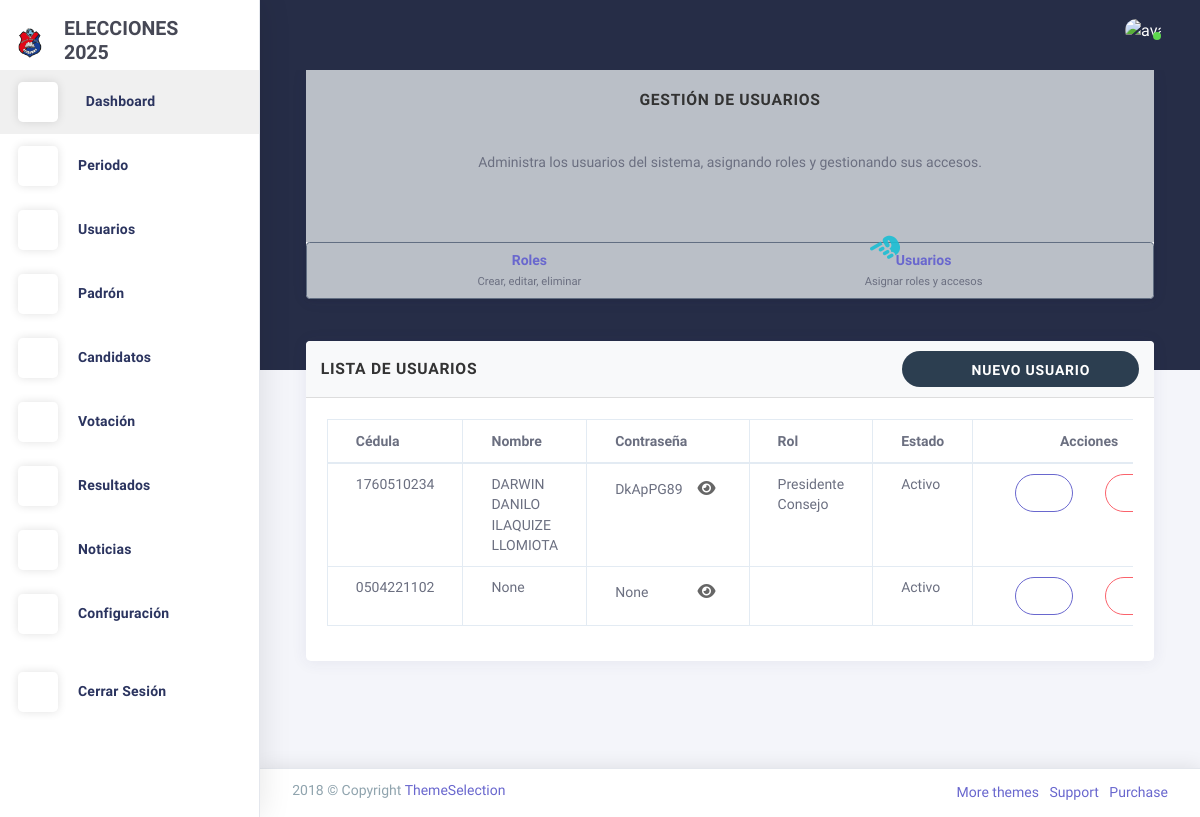
Page /usuarios/agregarUsuario/ on the earlier database version.
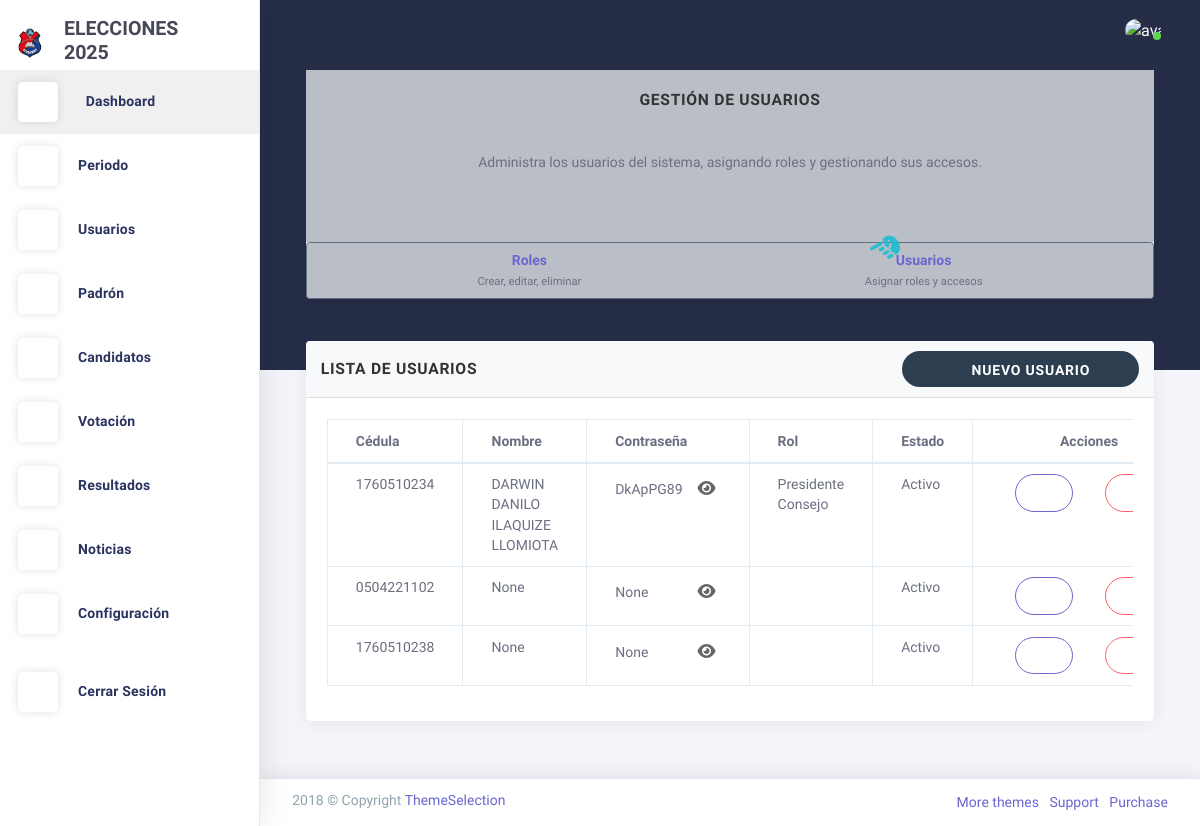
Same page on the later database version.
### Aplicaciones/usuarios/models.py (models this page shows, shortened)
class Usuarios(AbstractUser):
    username = models.CharField('Cédula', max_length=10, unique=True)  # se usa como login
    nombre = models.CharField(max_length=100)
    apellido = models.CharField(max_length=100, blank=True, null=True)
    email = models.EmailField(unique=True)
    id_rol = models.ForeignKey(Roles,  on_delete=models.CASCADE, null=True, blank=True)
    activo = models.BooleanField(default=True)
    imagen = models.ImageField(upload_to='perfil/', blank=True, null=True)
    periodo = models.ForeignKey(Periodo, on_delete=models.SET_NULL, null=True, blank=True)
    plain_password = models.CharField(max_length=128, blank=True, null=True)  # Nuevo campo para contraseña en texto plano
    USERNAME_FIELD = 'username'  # la cédula será usada para login
    REQUIRED_FIELDS = ['email', 'nombre', 'apellido']
    class Meta:
        verbose_name = 'Usuario'
        verbose_name_plural = 'Usuarios'
        db_table = 'usuarios'

class Roles(models.Model):
    nombre_rol = models.CharField(max_length=50, unique=True)
    descripcion = models.TextField(blank=True, null=True)

### Aplicaciones/usuarios/views.py (the view)
# urls.py: path('usuarios/agregarUsuario/', views.agregarUsuario, name='agregarUsuario'),
def agregarUsuario(request):
    roles = Roles.objects.all()
    usuarios = Usuarios.objects.all()  # Obtener todos los usuarios para la tabla
    return render(request, 'usuarios/agregarUsuario.html', {'roles': roles, 'usuarios': usuarios})

### Aplicaciones/configuracion/context_processors.py (called while the page is built)
def logo_config(request):
    return {'logo_config': LogoConfig.objects.first()}

### Aplicaciones/usuarios/templates/usuarios/agregarUsuario.html (shortened to what the changed rows need)
{% extends 'plantilla.html' %}
{% block contenido %}
<section id="listar-usuarios" class="row match-height">
  <div class="col-sm-12">
    <div class="card">
      <div class="card-content">
        <div class="card-body">
          <div class="table-responsive">
            <table class="table table-bordered">
              <thead>
                <tr>
                  <th>Cédula</th>
                  <th>Nombre</th>
                  <th>Contraseña</th>
                  <th>Rol</th>
                  <th>Estado</th>
                  <th class="text-center" style="width: 80px;">Acciones</th>
                </tr>
              </thead>
              <tbody>
                {% for usuario in usuarios %}
                  <tr>
                    <td>{{ usuario.username }}</td>
                    <td>{{ usuario.nombre }} {{ usuario.apellido }}</td>
                    <td>
                      <div class="password-container">
                        <span class="password-text" data-password="{{ usuario.plain_password }}">{{ usuario.plain_password }}</span>
                        <button type="button" class="toggle-password">
                          <i class="fas fa-eye"></i>
                        </button>
                      </div>
                    </td>
                    <td>{{ usuario.id_rol.nombre_rol }}</td>
                    <td>
                      {% if usuario.activo %} Activo {% else %} Desactivado {% endif %}
                    </td>
                    <td class="text-center" style="white-space: nowrap;">
                      <button type="button" class="btn btn-sm btn-outline-primary mx-1"
                              data-toggle="modal"
                              data-target="#editarUsuarioModal{{ usuario.id }}"
                              title="Editar"
                              data-toggle-tooltip="tooltip"
                              data-placement="top">
                        <i class="la la-edit"></i>
                      </button>
                      <button type="button" class="btn btn-sm btn-outline-danger mx-1"
                              data-toggle="modal"
                              data-target="#eliminarUsuarioModal{{ usuario.id }}"
                              title="Eliminar"
                              data-toggle-tooltip="tooltip"
                              data-placement="top">
                        <i class="la la-trash"></i>
                      </button>
                    </td>
                  </tr>
                {% empty %}
                  <tr>
                    <td colspan="6" class="text-center">No hay usuarios registrados.</td>
                  </tr>
                {% endfor %}
              </tbody>
            </table>
          </div>
        </div>
      </div>
    </div>
  </div>
</section>
{% endblock contenido %}

Differences in the rows shown:
added Usuarios: username "1760510238", apellido "None", plain_password "None", activo "Activo"
